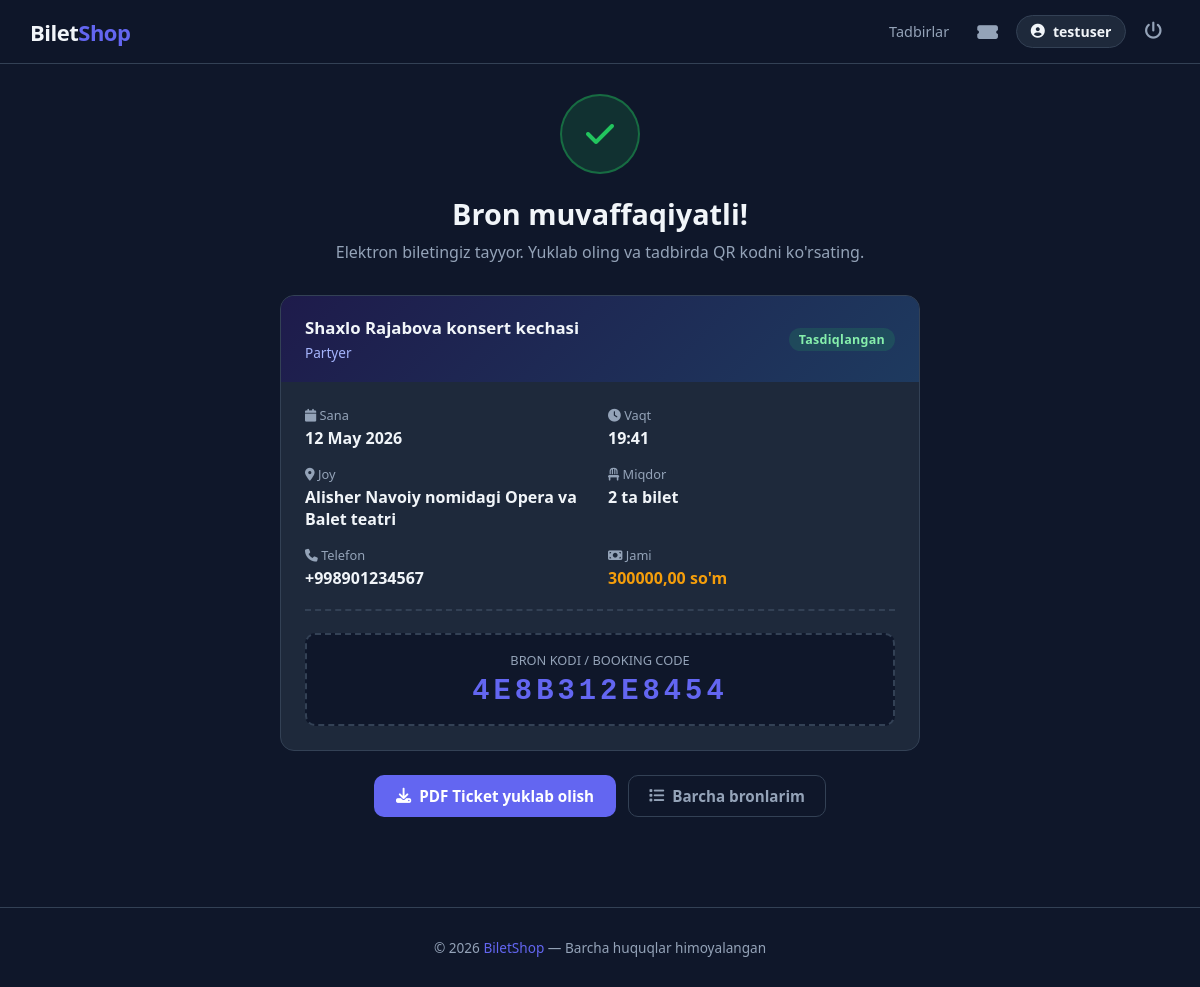
Screenshot of /booking/1/success/ (signed in) with the database file from the repository.
### bilet_app/models.py (models this page shows, shortened)
class Booking(models.Model):
    STATUS_CHOICES = [
        ('confirmed', 'Tasdiqlangan'),
        ('cancelled', 'Bekor qilindi'),
        ('used',      'Ishlatilgan'),
    ]
    user         = models.ForeignKey(User, on_delete=models.CASCADE, related_name='bookings')
    ticket_type  = models.ForeignKey(TicketType, on_delete=models.CASCADE, related_name='bookings')
    quantity     = models.PositiveIntegerField(default=1)
    booking_code = models.CharField(max_length=16, unique=True, editable=False)
    status       = models.CharField(max_length=20, choices=STATUS_CHOICES, default='confirmed')
    phone        = models.CharField(max_length=20)
    created_at   = models.DateTimeField(auto_now_add=True)
    @property
    def total_price(self):
        return self.ticket_type.price * self.quantity
    @property
    def event(self):
        return self.ticket_type.event

class TicketType(models.Model):
    event           = models.ForeignKey(Event, on_delete=models.CASCADE, related_name='ticket_types')
    name            = models.CharField(max_length=100)
    price           = models.DecimalField(max_digits=10, decimal_places=2)
    total_seats     = models.PositiveIntegerField()
    available_seats = models.PositiveIntegerField()

class Event(models.Model):
    title       = models.CharField(max_length=200)
    category    = models.ForeignKey(Category, on_delete=models.CASCADE, related_name='events')
    venue       = models.CharField(max_length=200)
    city        = models.CharField(max_length=100, default='Toshkent')
    event_date  = models.DateTimeField()
    description = models.TextField()
    image       = models.ImageField(upload_to='events/', blank=True, null=True)
    is_active   = models.BooleanField(default=True)
    created_at  = models.DateTimeField(auto_now_add=True)
    class Meta:
        ordering = ['event_date']

### bilet_app/views.py (the view)
# urls.py: path('booking/<int:pk>/success/', views.booking_success, name='booking_success'),
@login_required
def booking_success(request, pk):
    booking = get_object_or_404(Booking, pk=pk, user=request.user)
    return render(request, 'booking_success.html', {'booking': booking})

### templates/booking_success.html (shortened to what this page needs)
{% extends 'base.html' %}
{% block content %}
<div class="success-wrap">
    <div class="checkmark"><i class="fa fa-check"></i></div>
    <h1>Bron muvaffaqiyatli!</h1>
    <p class="sub">Elektron biletingiz tayyor. Yuklab oling va tadbirda QR kodni ko'rsating.</p>
    <div class="ticket-card">
        <div class="ticket-header">
            <div>
                <div class="event-name">{{ booking.event.title }}</div>
                <div class="ticket-type">{{ booking.ticket_type.name }}</div>
            </div>
            <span class="badge badge-success">Tasdiqlangan</span>
        </div>
        <div class="ticket-body">
            <div class="ticket-rows">
                <div class="ticket-row">
                    <div class="lbl"><i class="fa fa-calendar"></i> Sana</div>
                    <div class="val">{{ booking.event.event_date|date:"d M Y" }}</div>
                </div>
                <div class="ticket-row">
                    <div class="lbl"><i class="fa fa-clock"></i> Vaqt</div>
                    <div class="val">{{ booking.event.event_date|date:"H:i" }}</div>
                </div>
                <div class="ticket-row">
                    <div class="lbl"><i class="fa fa-map-marker-alt"></i> Joy</div>
                    <div class="val">{{ booking.event.venue }}</div>
                </div>
                <div class="ticket-row">
                    <div class="lbl"><i class="fa fa-chair"></i> Miqdor</div>
                    <div class="val">{{ booking.quantity }} ta bilet</div>
                </div>
                <div class="ticket-row">
                    <div class="lbl"><i class="fa fa-phone"></i> Telefon</div>
                    <div class="val">{{ booking.phone }}</div>
                </div>
                <div class="ticket-row">
                    <div class="lbl"><i class="fa fa-money-bill"></i> Jami</div>
                    <div class="val" style="color:var(--accent);">{{ booking.total_price }} so'm</div>
                </div>
            </div>
            <hr class="ticket-divider">
            <br>
            <div class="booking-code-box">
                <div class="code-label">BRON KODI / BOOKING CODE</div>
                <div class="code">{{ booking.booking_code }}</div>
            </div>
        </div>
    </div>
    <div class="actions">
        <a href="{% url 'download_ticket' booking.pk %}" class="btn-primary">
            <i class="fa fa-download"></i> PDF Ticket yuklab olish
        </a>
        <a href="{% url 'my_bookings' %}" class="btn-outline">
            <i class="fa fa-list"></i> Barcha bronlarim
        </a>
    </div>
</div>
{% endblock %}

### templates/base.html (shortened to what this page needs)
<!DOCTYPE html>
<html lang="uz">
<head>
    <link rel="stylesheet" href="https://cdnjs.cloudflare.com/ajax/libs/font-awesome/6.4.0/css/all.min.css">
</head>
<body>
    <nav class="navbar">
        <div class="nav-content">
            <a href="{% url 'event_list' %}" class="logo">Bilet<span>Shop</span></a>
            <div class="nav-right">
                <a href="{% url 'event_list' %}" class="nav-link">Tadbirlar</a>
                {% if user.is_authenticated %}
                    <a href="{% url 'my_bookings' %}" class="nav-icon" title="Mening biletlarim">
                        <i class="fa fa-ticket-alt"></i>
                    </a>
                    <a href="{% url 'profile' %}" class="user-pill">
                        <i class="fa fa-user-circle"></i> {{ user.username }}
                    </a>
                    <form action="{% url 'logout' %}" method="POST" style="display:inline;">
                        <button type="submit" class="logout-btn" title="Chiqish">
                            <i class="fa fa-power-off"></i>
                        </button>
                    </form>
                {% else %}
                    <a href="{% url 'login' %}" class="btn-outline-nav">Kirish</a>
                    <a href="{% url 'register' %}" class="btn-primary-nav">Ro'yxat</a>
                {% endif %}
            </div>
        </div>
    </nav>
    <main class="main-wrapper">
        {% block content %}{% endblock %}
    </main>
    <footer>
        &copy; 2026 <span>BiletShop</span> — Barcha huquqlar himoyalangan
    </footer>
</body>
</html>

### templates/base.html (style rules this page uses)
*, *::before, *::after { margin: 0; padding: 0; box-sizing: border-box; }
:root { --bg: #0f172a; --surface: #1e293b; --surface2: #334155; --border: #334155; --primary: #6366f1; --primary-d: #4f46e5; --primary-l: rgba(99,102,241,.15); --accent: #f59e0b; --success: #22c55e; --danger: #ef4444; --text: #f1f5f9; --muted: #94a3b8; --radius: 14px; --shadow: 0 4px 24px rgba(0,0,0,.35); }
body { background: var(--bg); color: var(--text); font-family: 'Segoe UI', system-ui, sans-serif; min-height: 100vh; }
.navbar { background: rgba(15,23,42,.95); backdrop-filter: blur(12px); border-bottom: 1px solid var(--border); height: 64px; display: flex; justify-content: center; position: fixed; top: 0; width: 100%; z-index: 1000; }
.nav-content { width: 95%; max-width: 1280px; display: flex; justify-content: space-between; align-items: center; }
.logo { font-size: 22px; font-weight: 800; text-decoration: none; color: var(--text); letter-spacing: -0.5px; }
.logo span { color: var(--primary); }
.nav-right { display: flex; align-items: center; gap: 10px; }
.nav-link { color: var(--muted); text-decoration: none; font-size: .9rem; padding: 6px 10px; border-radius: 8px; transition: all .2s; }
.nav-icon { color: var(--muted); font-size: 1.15rem; text-decoration: none; padding: 8px; border-radius: 8px; transition: all .2s; }
.user-pill { display: flex; align-items: center; gap: 8px; background: var(--surface); border: 1px solid var(--border); padding: 6px 14px; border-radius: 50px; text-decoration: none; color: var(--text); font-size: .88rem; font-weight: 600; transition: border-color .2s; }
.logout-btn { background: none; border: none; cursor: pointer; color: var(--muted); font-size: 1.1rem; padding: 8px; border-radius: 8px; transition: all .2s; }
.main-wrapper { margin-top: 64px; padding: 30px 20px; max-width: 1280px; margin-left: auto; margin-right: auto; }
.badge { display: inline-block; padding: 3px 10px; border-radius: 20px; font-size: .78rem; font-weight: 700; letter-spacing: .3px; }
.badge-success { background: rgba(34,197,94,.15); color: #86efac; }
.btn-primary { display: inline-flex; align-items: center; gap: 8px; background: var(--primary); color: #fff; padding: 11px 22px; border-radius: 10px; text-decoration: none; font-weight: 700; border: none; cursor: pointer; transition: background .2s; font-size: .95rem; }
.btn-outline { display: inline-flex; align-items: center; gap: 8px; border: 1px solid var(--border); color: var(--muted); padding: 10px 20px; border-radius: 10px; text-decoration: none; font-weight: 600; background: none; cursor: pointer; transition: all .2s; font-size: .95rem; }
footer { text-align: center; padding: 30px 20px; border-top: 1px solid var(--border); color: var(--muted); font-size: .85rem; margin-top: 60px; }
footer span { color: var(--primary); }

### rows the page displays
Booking: event "Shaxlo Rajabova konsert kechasi", ticket_type.name "Partyer", event.event_date "12 May 2026", event.event_date "19:41", event.venue "Alisher Navoiy nomidagi Opera va Balet teatri", quantity "2", phone "+998901234567", total_price "300000,00", booking_code "4E8B312E8454"

### other values shown
{{ user.username }} "testuser"
